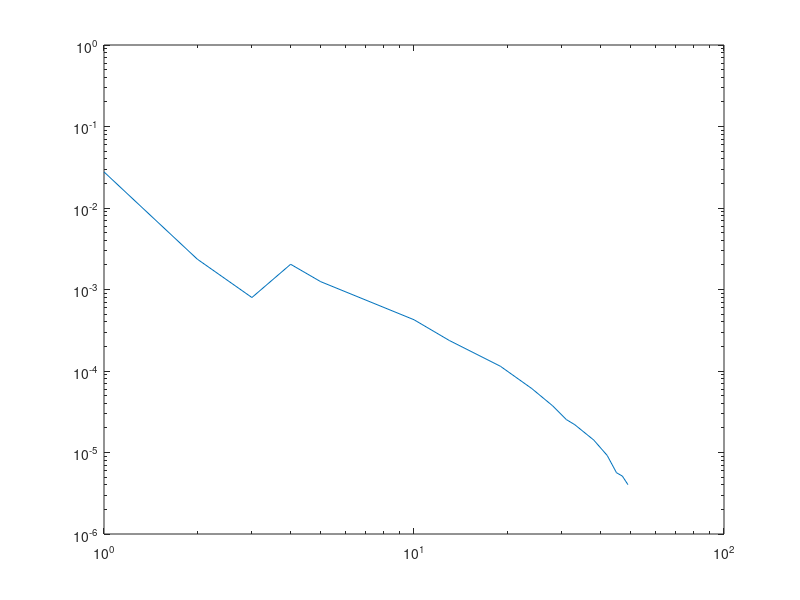

This chart was generated by the following MATLAB code: (Note: this script raises an error after producing the figure.)
%figure 13(a) blue point in PHYSICAL REVIEW B 95, 125125 (2017)
%"Hybrid-space density matrix renormalization group study of the doped two-dimensional Hubbard model"
%https://journals.aps.org/prb/pdf/10.1103/PhysRevB.95.125125
data = [-0.14641288433382016, 0.6205751693650848
0.9516837481698417, 0.05542881833804428
1.97657393850659, 0.004711785659440073
3.00146412884334, 0.0015945400501635352
3.95314787701318, 0.004079378644037382
4.978038067349928, 0.002495667830903504
9.956076134699853, 0.0008511872297788361
12.957540263543194, 0.0004736471470643617
18.96046852122987, 0.00022865027149876453
23.938506588579802, 0.0001215814119412457
27.96486090775989, 0.00007482257136528207
30.966325036603227, 0.00005071970761189998
32.94289897510981, 0.00004391220378398811
37.99414348462665, 0.00002844839232012267
42.02049780380675, 0.00001839296508760256
44.948755490483165, 0.000011294732959084162
46.99853587115666, 0.000010274856830020704
48.97510980966325, 0.000008059853134334469];
 %the data of D=30000 SU(2)
r = round(data(:,1));
sc_corr = data(:,2)/2;
loglog(r,sc_corr);hold on;

% fit_x=[4,10,15,21,34,43];
% fit_x=[15,21,34,43];
fit_x = r(r>4 & r<12)';
fit_y=zeros(size(fit_x));
for i=1:numel(fit_x)
    I = find(r==fit_x(i));
    fit_y(i)=mean(sc_corr(I));
end

p = fit(log(fit_x'),log(abs(fit_y')),'poly1');
fprintf('Ksc=%.5f\n',-p.p1);
x = fit_x(1):0.5:fit_x(end);
fl=loglog(x,exp(p.p2)*x.^p.p1,'-.');
T=text(10,2.5e-3,['$K_{sc}=',num2str(-p.p1),'$']);
set(T,'Interpreter','latex');set(T,'Fontsize',24);


% p = fit((fit_x'),log(abs(fit_y')),'poly1');
% fprintf('correlation length=%.5f\n',-1/p.p1);
% x = fit_x;
% loglog(x,exp(p.p2+p.p1*x),'-.');%fitted line
% T=text(10,2.5e-3,['$\xi=',num2str(-1/p.p1),'$']);
% set(T,'Interpreter','latex');set(T,'Fontsize',24);



set(gca,'fontsize',24);
set(gca,'linewidth',1.5);
set(get(gca,'Children'),'linewidth',2); % Set line width 1.5 pounds
xlabel('$r$','Interpreter','latex');
ylabel('SC correlation','Interpreter','latex');
set(get(gca,'XLabel'),'FontSize',24); 
set(get(gca,'YLabel'),'FontSize',24); 